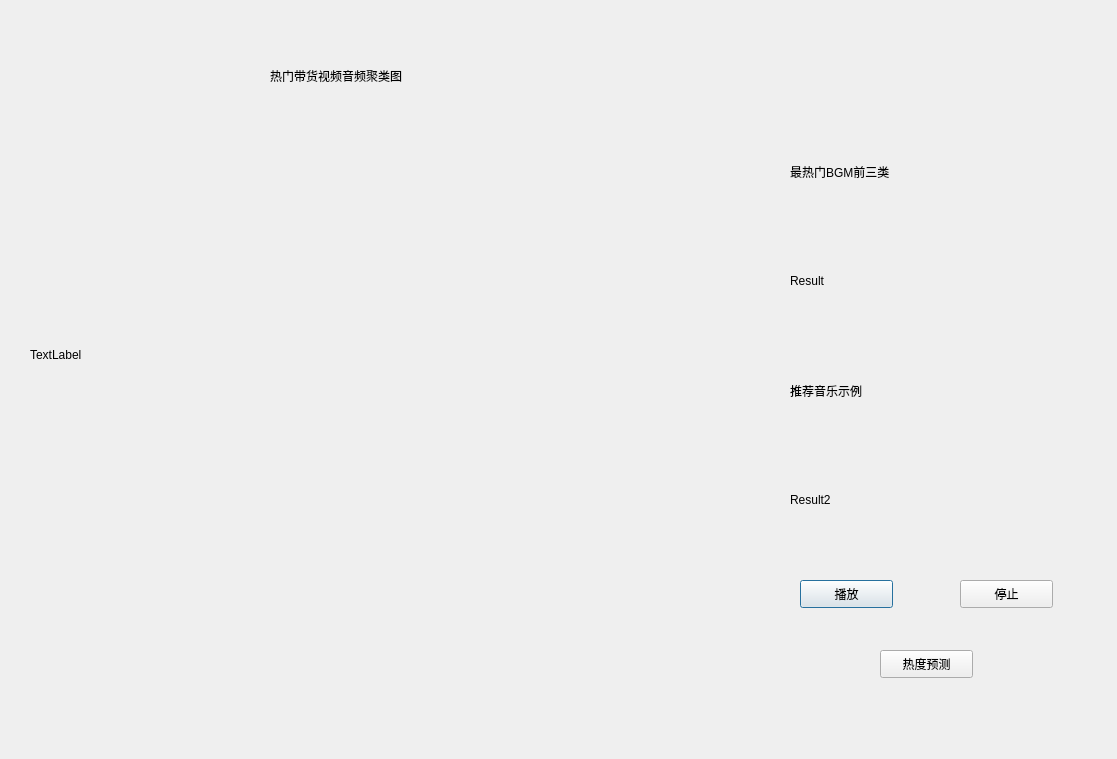
<?xml version="1.0" encoding="UTF-8"?>
<ui version="4.0">
 <class>Dialog</class>
 <widget class="QDialog" name="Dialog">
  <property name="geometry">
   <rect>
    <x>0</x>
    <y>0</y>
    <width>1117</width>
    <height>759</height>
   </rect>
  </property>
  <property name="windowTitle">
   <string>Dialog</string>
  </property>
  <widget class="QLabel" name="label">
   <property name="geometry">
    <rect>
     <x>30</x>
     <y>130</y>
     <width>660</width>
     <height>449</height>
    </rect>
   </property>
   <property name="text">
    <string>TextLabel</string>
   </property>
  </widget>
  <widget class="QWidget" name="verticalLayoutWidget">
   <property name="geometry">
    <rect>
     <x>790</x>
     <y>120</y>
     <width>291</width>
     <height>431</height>
    </rect>
   </property>
   <layout class="QVBoxLayout" name="verticalLayout">
    <item>
     <widget class="QLabel" name="label_2">
      <property name="text">
       <string>最热门BGM前三类</string>
      </property>
     </widget>
    </item>
    <item>
     <widget class="QLabel" name="label_3">
      <property name="text">
       <string>Result</string>
      </property>
     </widget>
    </item>
    <item>
     <widget class="QLabel" name="label_4">
      <property name="text">
       <string>推荐音乐示例</string>
      </property>
     </widget>
    </item>
    <item>
     <widget class="QLabel" name="label_5">
      <property name="text">
       <string>Result2</string>
      </property>
     </widget>
    </item>
   </layout>
  </widget>
  <widget class="QPushButton" name="pushButton">
   <property name="geometry">
    <rect>
     <x>800</x>
     <y>580</y>
     <width>93</width>
     <height>28</height>
    </rect>
   </property>
   <property name="text">
    <string>播放</string>
   </property>
  </widget>
  <widget class="QPushButton" name="pushButton_2">
   <property name="geometry">
    <rect>
     <x>960</x>
     <y>580</y>
     <width>93</width>
     <height>28</height>
    </rect>
   </property>
   <property name="text">
    <string>停止</string>
   </property>
  </widget>
  <widget class="QLabel" name="label_6">
   <property name="geometry">
    <rect>
     <x>270</x>
     <y>60</y>
     <width>241</width>
     <height>31</height>
    </rect>
   </property>
   <property name="text">
    <string>热门带货视频音频聚类图</string>
   </property>
  </widget>
  <widget class="QPushButton" name="pushButton_3">
   <property name="geometry">
    <rect>
     <x>880</x>
     <y>650</y>
     <width>93</width>
     <height>28</height>
    </rect>
   </property>
   <property name="text">
    <string>热度预测</string>
   </property>
  </widget>
 </widget>
 <resources/>
 <connections/>
</ui>
